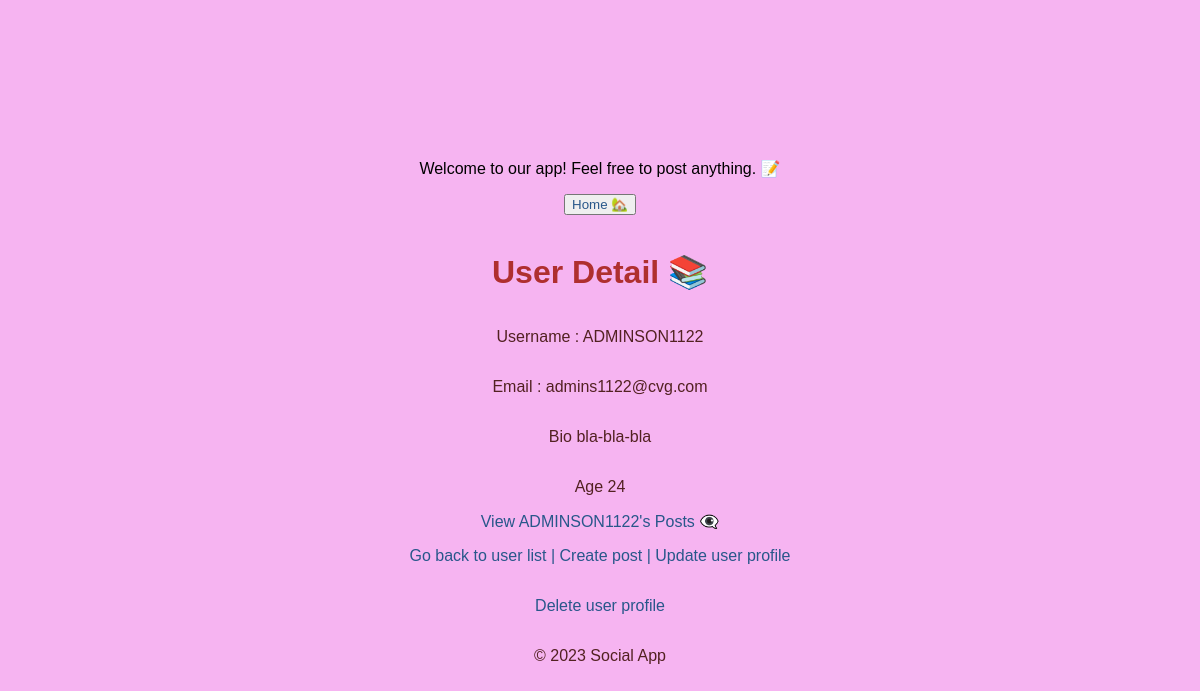
/app/users/ADMINSON1122, run on the app's committed database.
### social_app/models.py (models this page shows, shortened)
class User(models.Model):
    username = models.CharField(max_length=50,unique=True,validators=[validate_bad_words,validators.validate_slug])
    email = models.EmailField(unique=True,validators=[valide_email,validators.EmailValidator(message='enter a valid email')])
    bio = models.TextField(blank=True,validators=[validate_bad_words])
    joined_at = models.DateTimeField(default=timezone.now)
    age = models.PositiveIntegerField(null=True,validators=[validate_age])
    class Meta:
        ordering = ['-joined_at','username']
        constraints = [models.UniqueConstraint(fields=['username','email'],name='unique email/username')]
        db_table = 'users table'
        verbose_name = 'users from the app'

### social_app/views_1.py (the view)
class UserDetailView(DetailView):
    model = User
    context_object_name = 'user'
    template_name = 'social_app/user_detail.html'
    slug_field = 'username'
    slug_url_kwarg = 'username'

### social_app/templates/social_app/user_detail.html
{% extends 'social_app/base.html' %}
    {% block content %}
    <h1>User Detail 📚</h1>
    <p>Username : {{ user.username|upper }}</p>
    <p>Email : {{ user.email }}</p>
    <p>Bio {{ user.bio }}</p>
    <p>Age {{ user.age }}</p>
    <a href="{% url 'user_posts' username=user.username %}">View {{ user.username }}'s Posts 👁️‍🗨️</a>
    <p><a href="{% url 'user_list' %}">Go back to user list</a>
    <a href="{% url 'create_post' username=user.username %}">| Create post</a>
    <a href="{% url 'update_user' username=user.username %}">| Update user profile</a></p>
    <p><a href="{% url 'delete_user' username=user.username %}">Delete user profile</a></p>
    {% endblock %}

### social_app/static/social_app/styles.css (style rules this page uses)
body { font-family: 'Arial', sans-serif; margin: 20px; padding: 0; background-color: rgb(246, 180, 241); display: flex; flex-direction: column; align-items: center; justify-content: center; height: 100vh; }
h1 { color: #af2f2f; }
p { color: #522121; }
a { color: #28578a; text-decoration: none; }

### data on the page
User: username "ADMINSON1122", email "admins1122@cvg.com", bio "bla-bla-bla", age "24"
